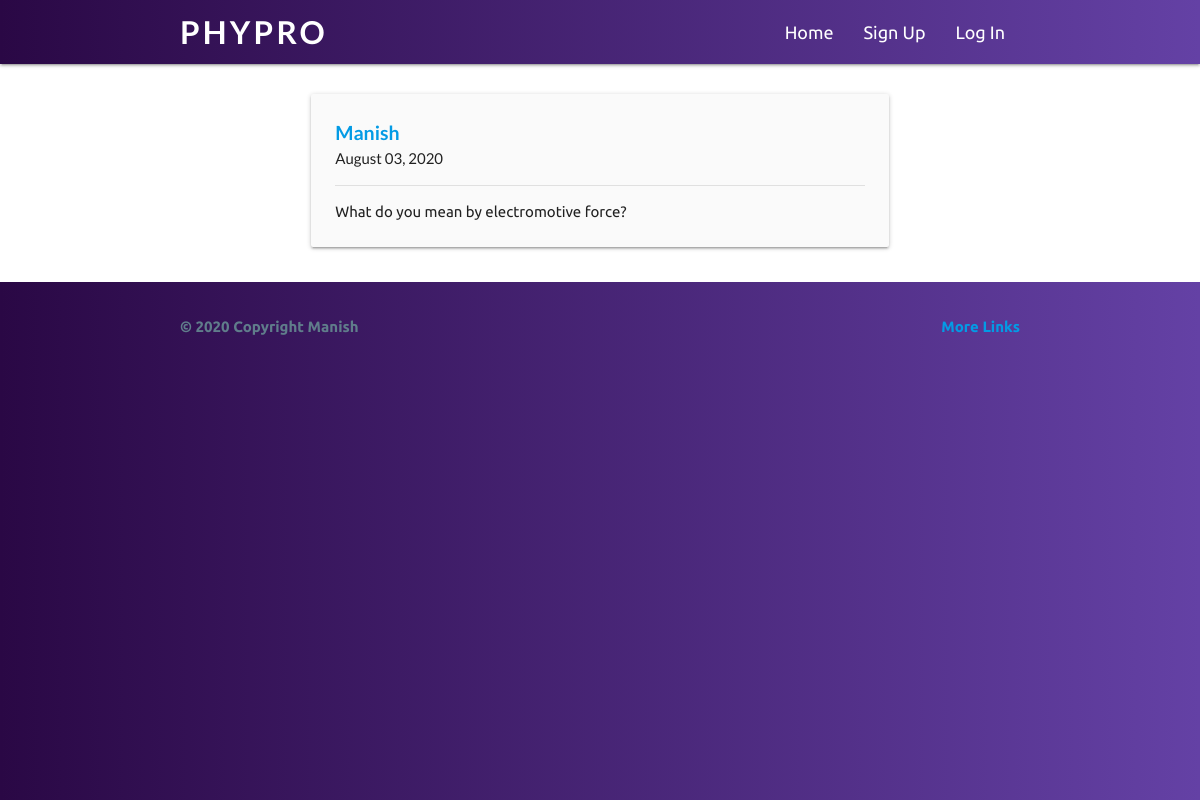
The app's page /post/4/ with its own data.
### posts/models.py (models this page shows, shortened)
class Post(models.Model):
    title = models.CharField(max_length=100)
    content = models.TextField()
    date_posted = models.DateTimeField(default=timezone.now)
    author = models.ForeignKey(User, on_delete=models.CASCADE)
    answer_status = models.BooleanField(default=False)

### posts/views.py (the view)
# urls.py: path('post/<int:pk>/', PostDetailView.as_view(), name="post-detail"),
class PostDetailView(DetailView):
    model = Post

### posts/templates/posts/post_detail.html (shortened to what this page needs)
{%extends 'entry/base.html'%} {%block content%}
<div>
  <div class="container-section">
    <div class="row">
      <div class="col s12 m8 offset-m2 l6 offset-l3">
        <div class="card-panel grey lighten-5 z-depth-1">
          <p
            class="author-heading"
            style="font-size: 1.3em; font-weight: bolder;"
          >
            <a href="{%url 'user-posts' object.author.username%}"
              >{{object.author}}</a
            >
          </p>
          <p class="author-heading" style="font-size: 1em; font-weight: 400;">
            {{object.date_posted|date:"F d, Y"}}
          </p>
          <div class="divider"></div>
          <p
            class="author-heading"
            style="font-size: 15px; font-family: ubuntu; margin-top: 1em;"
          >
            {{object.content}}
          </p>
        </div>
      </div>
    </div>
  </div>
</div>
{%endblock%}

### entry/static/entry/design.css (style rules this page uses)
* { margin: 0; padding: 0; }
body { display: flex; min-height: 100vh; flex-direction: column; }
.card-panel { margin-top: 2rem; font-family: lato; font-size: 15px; }
.divider { margin-top: 1em; }

### records on screen
Post: author "Manish", date_posted "August 03, 2020", content "What do you mean by electromotive force?"
